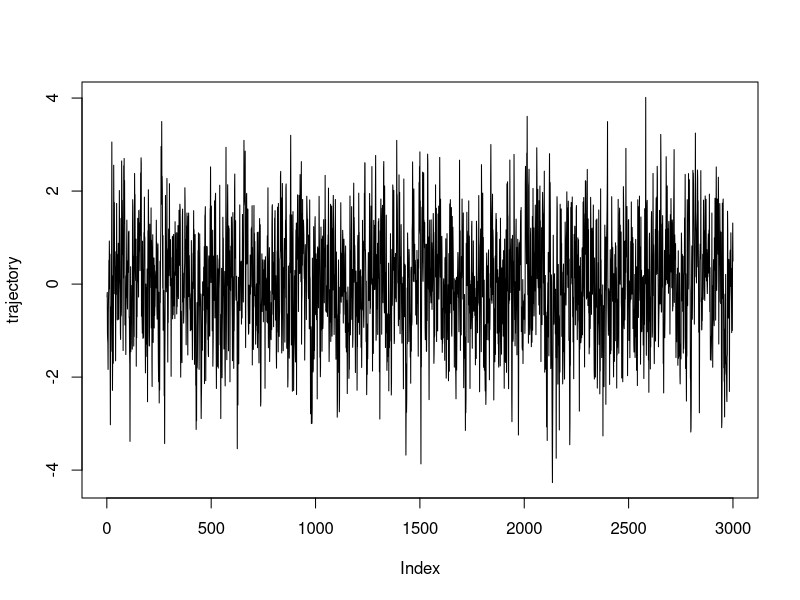
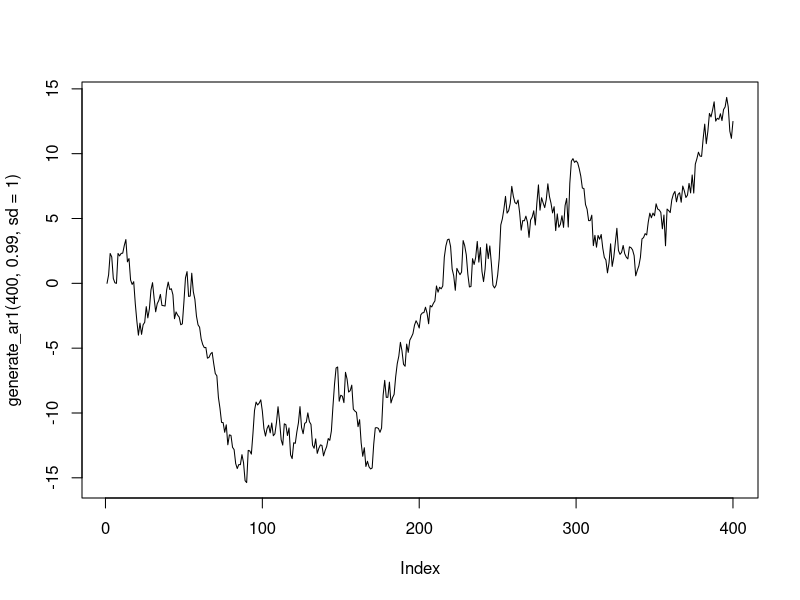
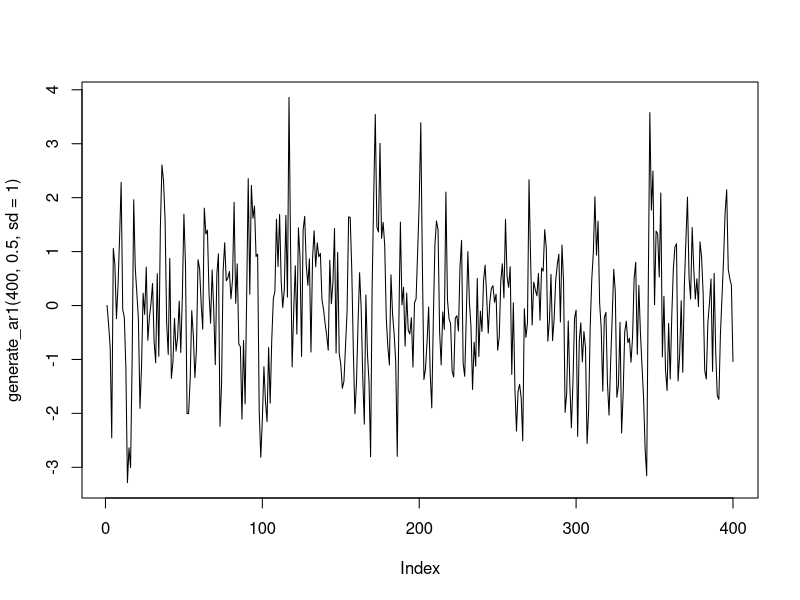
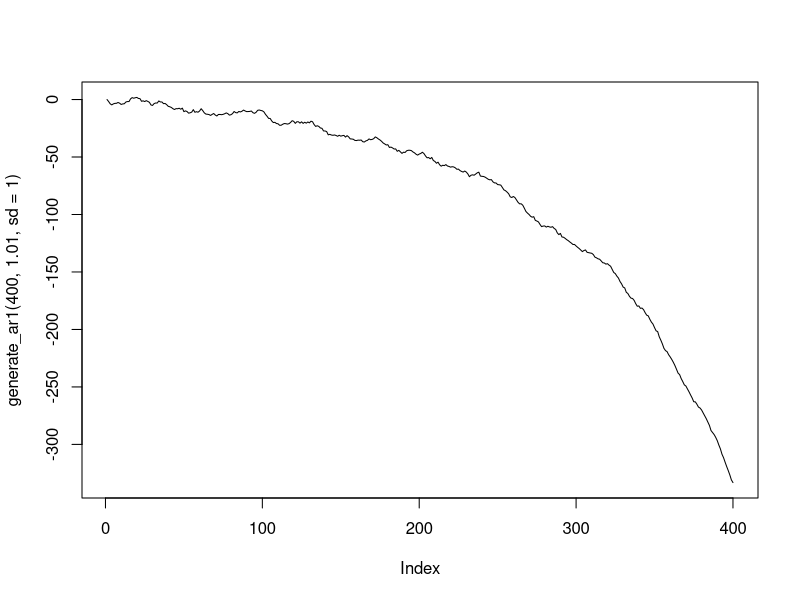
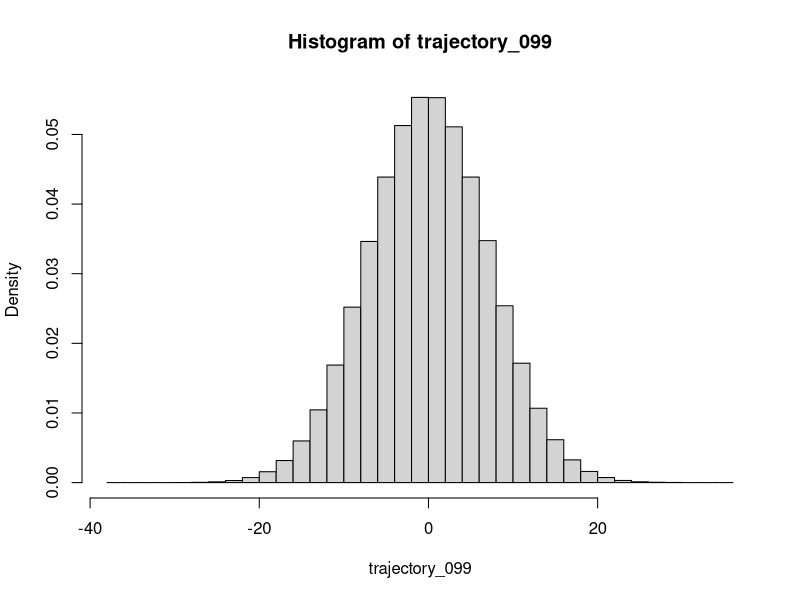
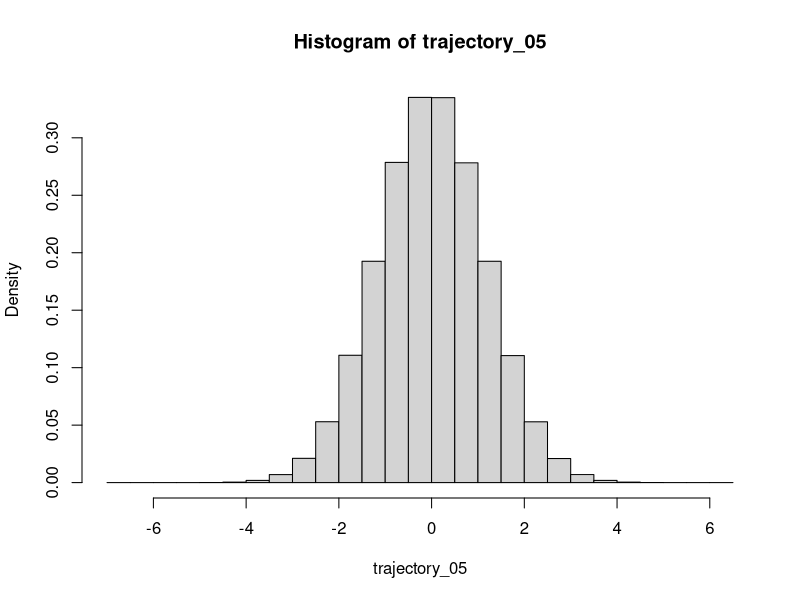

The R source for these figures, in order:
## ---- chunk 1
n_times <- 3000
X0 <- rnorm(1)
trajectory <- numeric(n_times)
alpha <- 1/2
trajectory[1] <- X0

for (i in (2:n_times)){
trajectory[i] = alpha * trajectory[i-1] + rnorm(1)
}
head(trajectory)
plot(trajectory, type = "l")


generate_ar1 <- function(n_times, alpha, sd){
  X0 <- 0
  trajectory <- numeric(n_times)
  randoms <- rnorm(n_times, mean = 0, sd = sd)
  
  for (i in (2:n_times)){
  trajectory[i] = alpha * trajectory[i-1] + randoms[i]
  }
  return(trajectory)
}

plot(generate_ar1(400, 0.99, sd = 1), type = "l")
plot(generate_ar1(400, 0.5, sd = 1), type = "l")
plot(generate_ar1(400, 1.01, sd = 1), type = "l")


trajectory_099 <- generate_ar1(30000000, 0.99, sd = 1)
trajectory_05 <- generate_ar1(30000000, 0.5, sd = 1)

hist(trajectory_099, freq = FALSE)
hist(trajectory_05, freq = FALSE)
var(trajectory_099)
var(trajectory_05)
## ---- chunk 2
rm(list = ls())
## ---- chunk 3
alpha <- 1
beta <- 3
start <- 1
n_jumps <- 200
time <- 0

step <- function(state, alpha, beta){
  if (state == 1){
    return(c(rexp(alpha)))
  }
  else if (state == 2){
    return(c(rexp(beta)))
  }
}


trajectory <- vector()
for (i in 1:n_jumps){
  trajectory <- c(trajectory, step(i %% 2, alpha, beta))
}

# to consider
## ---- chunk 4
rm(list = ls())
